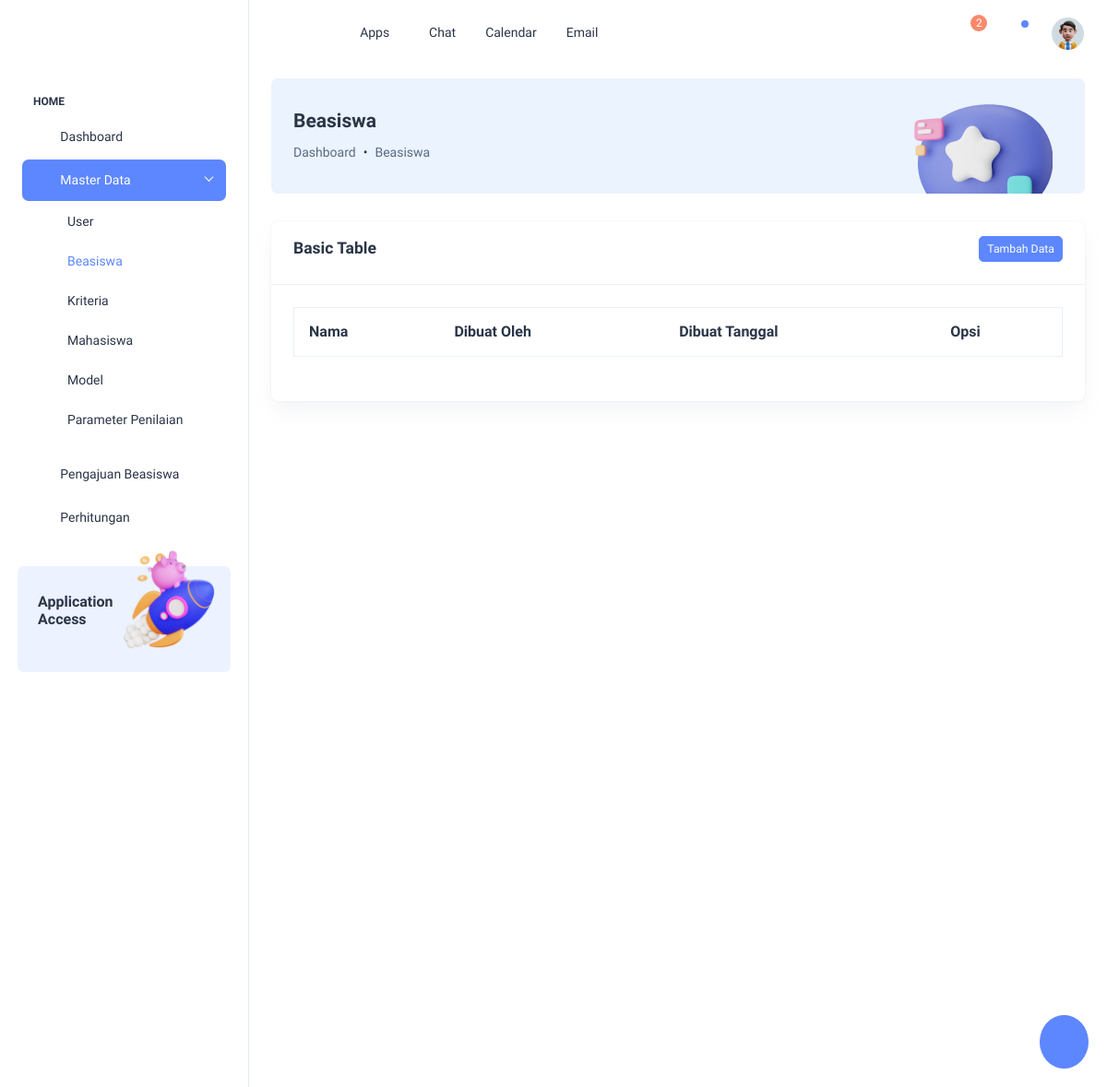
/view/master_data/beasiswa/index.php, run on an earlier commit of the app's database.
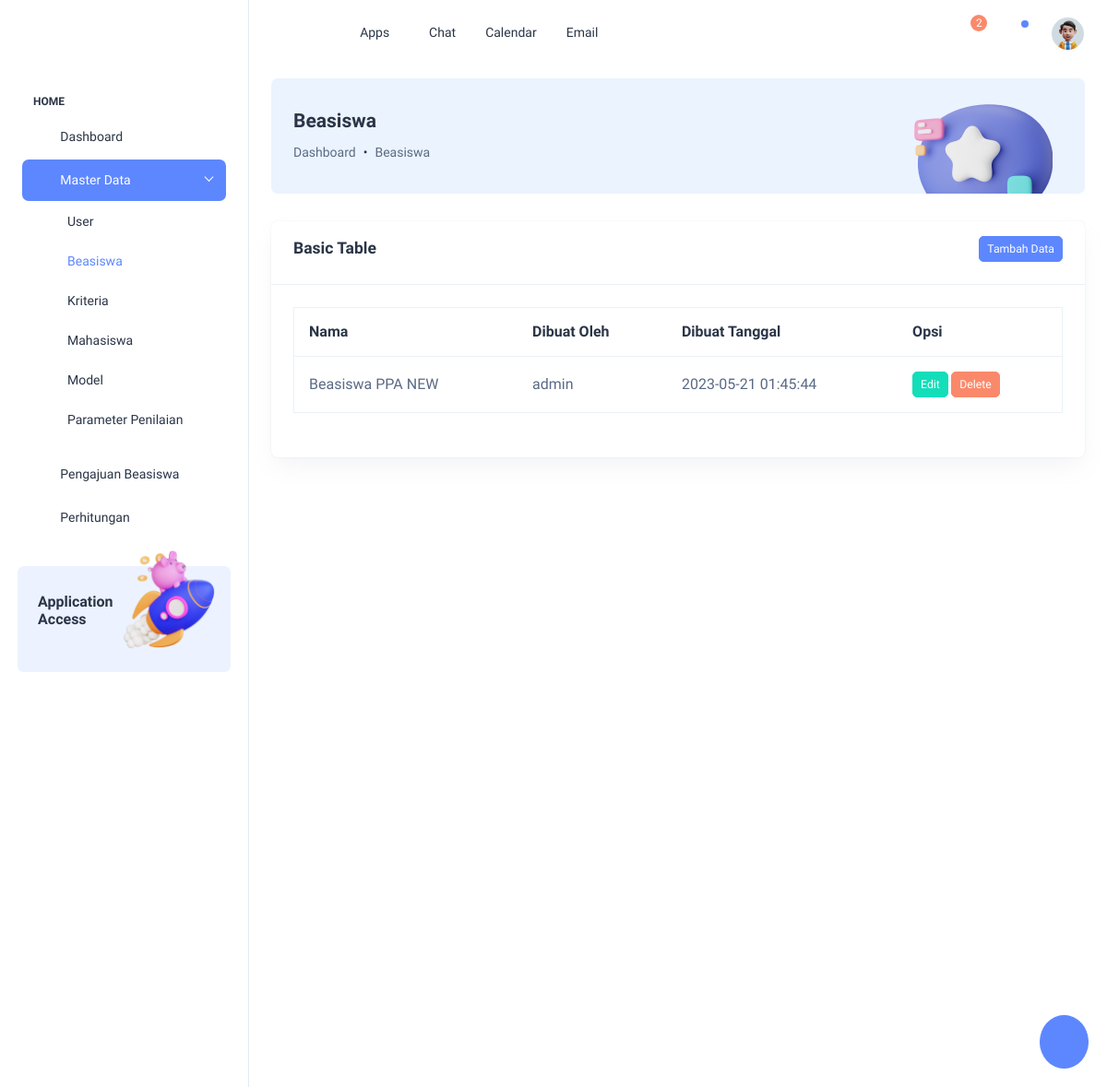
And on a later commit of the database.
### tables this page shows
CREATE TABLE `beasiswa`  (
  `id` bigint(20) NOT NULL AUTO_INCREMENT,
  `nama` varchar(255) NULL DEFAULT NULL,
  `dibuat_oleh` bigint(20) NULL DEFAULT NULL,
  `dibuat_tanggal` timestamp(0) NULL DEFAULT NULL,
  PRIMARY KEY (`id`) USING BTREE
);

CREATE TABLE `user`  (
  `id` bigint(20) NOT NULL AUTO_INCREMENT,
  `username` varchar(255) NULL DEFAULT NULL,
  `password` varchar(255) NULL DEFAULT NULL,
  `is_active` tinyint(4) NULL DEFAULT NULL,
  `dibuat_tanggal` timestamp(0) NULL DEFAULT NULL,
  `mahasiswa_id` bigint(20) NULL DEFAULT NULL,
  `role` varchar(50) NULL DEFAULT NULL,
  PRIMARY KEY (`id`) USING BTREE
);

### functions/functions.php (called while the page is built, shortened)
<?php
function get_data_beasiswa($id = null) {
    $query = "SELECT beasiswa.*, user.username as user_created FROM beasiswa LEFT JOIN user ON user.id = beasiswa.dibuat_oleh ";
    $get_data = mysqli_query($GLOBALS['conn'], $query);
    return $get_data;
}

### view/master_data/beasiswa/index.php (the view, shortened to what this page needs)
<?php
  require(__DIR__.'/../../../functions/functions.php');
  $data = get_data_beasiswa();
  require(__DIR__.'/../../template/header.php');
?>
  <div class="page-wrapper" id="main-wrapper" data-layout="vertical" data-sidebartype="full" data-sidebar-position="fixed" data-header-position="fixed">
    <?php require(__DIR__.'/../../template/dashboard/sidebar.php') ?>
    <div class="body-wrapper">
      <?php require(__DIR__.'/../../template/dashboard/header.php')?>
      <div class="container-fluid">
        <div class="card bg-light-info shadow-none position-relative overflow-hidden">
          <div class="card-body px-4 py-3">
            <div class="row align-items-center">
              <div class="col-9">
                <h4 class="fw-semibold mb-8">Beasiswa</h4>
                <nav aria-label="breadcrumb">
                  <ol class="breadcrumb">
                    <li class="breadcrumb-item">
                      <a class="text-muted" href="/view/dashboard.php">Dashboard</a>
                    </li>
                    <li class="breadcrumb-item" aria-current="page">Beasiswa</li>
                  </ol>
                </nav>
              </div>
              <div class="col-3">
                <div class="text-center mb-n5">
                  <img src="/public/dist/images/breadcrumb/ChatBc.png" alt="" class="img-fluid mb-n4">
                </div>
              </div>
            </div>
          </div>
        </div>
        <div class="card w-100 position-relative overflow-hidden">
          <div class="px-4 py-3 border-bottom">
            <div class="card-title d-flex justify-content-between align-items-center">
              <h5 class="fw-semibold mb-0 lh-sm">Basic Table</h5>
              <a href="./tambah.php" class="btn btn-primary btn-sm">Tambah Data</a>
            </div>
          </div>
          <div class="card-body p-4">
            <div class="table-responsive rounded-2 mb-4">
              <table class="table border text-nowrap customize-table mb-0 align-middle">
                <thead class="text-dark fs-4">
                  <tr>
                    <th><h6 class="fs-4 fw-semibold mb-0">Nama</h6></th>
                    <th><h6 class="fs-4 fw-semibold mb-0">Dibuat Oleh</h6></th>
                    <th><h6 class="fs-4 fw-semibold mb-0">Dibuat Tanggal</h6></th>
                    <th><h6 class="fs-4 fw-semibold mb-0">Opsi</h6></th>
                  </tr>
                </thead>
                <tbody>
                  <?php
                    foreach($data as $value) {
                  ?>
                    <tr>
                      <td>
                        <p class="mb-0 fw-normal fs-4"><?= $value['nama']; ?></p>
                      </td>
                      <td>
                        <p class="mb-0 fw-normal fs-4"><?= $value['user_created']; ?></p>
                      </td>
                      <td>
                      <p class="mb-0 fw-normal fs-4"><?= $value['dibuat_tanggal']; ?></p>
                      </td>
                      <td>
                        <a href="./edit.php?id=<?= $value['id']; ?>" class="btn btn-success btn-sm">Edit</a>
                        <a href="./delete.php?id=<?= $value['id']; ?>" class="btn btn-danger btn-sm">Delete</a>
                      </td>
                    </tr>
                  <?php } ?>
                </tbody>
              </table>
            </div>
          </div>
        </div>
      </div>
    </div>
  </div>
<?php
  require(__DIR__.'/../../template/dashboard/anotherActionFromTemplate.php');
  require(__DIR__.'/../../template/footer.php');
?>

What changed in the data, as far as the page shows it:
added beasiswa: nama "Beasiswa PPA NEW", user.username "admin", dibuat_tanggal "2023-05-21 01:45:44"
